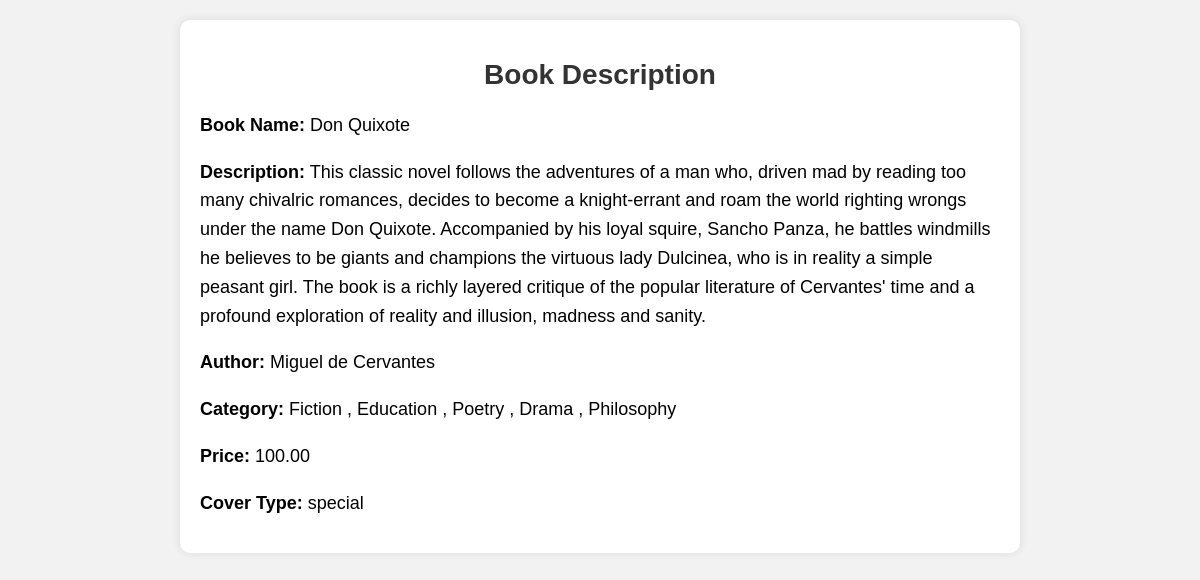
Screenshot of /market/book_detail/4 with the database file from the repository.
### market/models.py (models this page shows, shortened)
class Book(models.Model):
    COVER_TYPES = [
        ('hardback', _('Hardback')),
        ('paperback', _('Paperback')),
        ('special', _('Special')),
    ]
    name = models.CharField(max_length=200, verbose_name=_('Book Name'))
    author_name = models.ForeignKey(Author, on_delete=models.CASCADE, to_field='name', verbose_name=_('Author_Name'))
    page_count = models.IntegerField(default=0, verbose_name=_('Page Count'))
    category = models.ManyToManyField(Category, verbose_name=_('Category'))
    price = models.DecimalField(max_digits=5, decimal_places=2, verbose_name=_('Price'))
    image = models.ImageField(null=True, blank=True, verbose_name=_('Image'))
    description = models.TextField(null=True, blank=True, verbose_name=_('Description'))
    cover_type = models.CharField(max_length=20, choices=COVER_TYPES, verbose_name=_('Cover Type'), default='hardback')
    class Meta:
        verbose_name = _('Book')
        verbose_name_plural = _('Books')

class Author(models.Model):
    name = models.CharField(max_length=200, unique=True, verbose_name=_('Author Name'))
    def __str__(self):
        return self.name
    class Meta:
        verbose_name = _('Author')
        verbose_name_plural = _('Authors')

class Category(models.Model):
    name = models.CharField(max_length=200, unique=True, verbose_name=_('Category Name'))
    class Meta:
        verbose_name = _('Category')
        verbose_name_plural = _('Categories')

### market/views.py (the view)
# urls.py: path('book_detail/<int:book_id>', views.book_detail, name='book_detail'),
def book_detail(request, book_id):
    book = get_object_or_404(Book, pk=book_id)
    description = book.description
    name = book.name
    author_name = book.author_name
    categories = book.category.all()
    price = book.price
    cover = book.cover_type
    return render(request, 'book_detail.html', {
        'description': description,
        'name': name,
        'author_name': author_name,
        'categories': categories,
        'price': price,
        'cover': cover
    })

### market/templates/book_detail.html (shortened to what this page needs)
<!DOCTYPE html>
<html lang="en">
<head>
</head>
<body>
    <div class="container">
        <h1>Book Description</h1>
        <p><strong>Book Name:</strong> {{ name }}</p>
        <p><strong>Description:</strong> {{ description }}</p>
        <p><strong>Author:</strong> {{ author_name }}</p>
        <p><strong>Category:</strong>
            {% for category in categories %}
                {{ category.name }}
                {% if not forloop.last %}, {% endif %}
            {% endfor %}
        </p>
        <p><strong>Price:</strong> {{ price }}</p>
        <p><strong>Cover Type:</strong> {{ cover }}</p>
    </div>
</body>
</html>

### market/templates/book_detail.html (style rules this page uses)
body { font-family: Arial, sans-serif; margin: 0; padding: 0; background-color: #f2f2f2; }
.container { max-width: 800px; margin: 20px auto; padding: 20px; border-radius: 10px; background-color: #fff; box-shadow: 0 0 10px rgba(0, 0, 0, 0.1); }
h1 { color: #333; text-align: center; margin-bottom: 20px; font-size: 28px; font-weight: bold; }
p { line-height: 1.6; margin-bottom: 15px; font-size: 18px; }

### rows the page displays
Book: name "Don Quixote", description "This classic novel follows the adventures of a man who, driven mad by reading too many chivalric romances, decides to become a knight-errant and roam the world righting wrongs under the name Don Quixote. Accompanied by his loyal squire, Sancho Panza, he battles windmills he believes to be giants and champions the virtuous lady Dulcinea, who is in reality a simple peasant girl. The book is a richly layered critique of the popular literature of Cervantes' time and a profound exploration of reality and illusion, madness and sanity.", price "100.00", cover_type "special"
Author: name "Miguel de Cervantes"
Category: name "Fiction"
Category: name "Education"
Category: name "Poetry"
Category: name "Drama"
Category: name "Philosophy"
